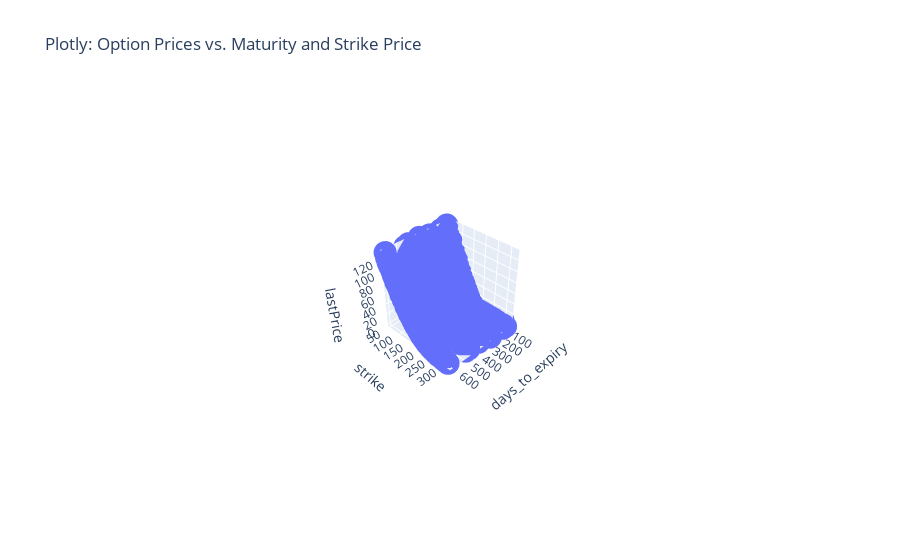

The cell this chart's notebook holds for it:
### Code cell
import plotly.express as px
fig = px.scatter_3d(all_calls, x='days_to_expiry', y='strike', z='lastPrice',
                    title='Plotly: Option Prices vs. Maturity and Strike Price')
fig.show()

### Figure 1 — Plotly figure (JSON) as saved in the notebook; plotly's stock layout.template omitted (floating-point values rounded to 4 significant figures; data arrays with more than 128 entries replaced by an {"elided": "..."} marker saying what was removed)
{"data": [{"hovertemplate": "days_to_expiry=%{x}<br>strike=%{y}<br>lastPrice=%{z}<extra></extra>", "legendgroup": "", "marker": {"color": "#636efa", "symbol": "circle"}, "mode": "markers", "name": "", "scene": "scene", "showlegend": false, "type": "scatter3d", "x": {"elided": "496 int values"}, "y": {"elided": "496 int values"}, "z": {"elided": "496 float values"}}], "layout": {"autosize": true, "legend": {"tracegroupgap": 0}, "scene": {"aspectmode": "auto", "aspectratio": {"x": 1, "y": 1, "z": 1}, "camera": {"center": {"x": 0, "y": 0, "z": 0}, "eye": {"x": 2.858, "y": 2.858, "z": 2.858}, "projection": {"type": "perspective"}, "up": {"x": 0, "y": 0, "z": 1}}, "domain": {"x": [0, 1], "y": [0, 1]}, "xaxis": {"title": {"text": "days_to_expiry"}, "type": "linear"}, "yaxis": {"title": {"text": "strike"}, "type": "linear"}, "zaxis": {"title": {"text": "lastPrice"}, "type": "linear"}}, "title": {"text": "Plotly: Option Prices vs. Maturity and Strike Price"}}}
